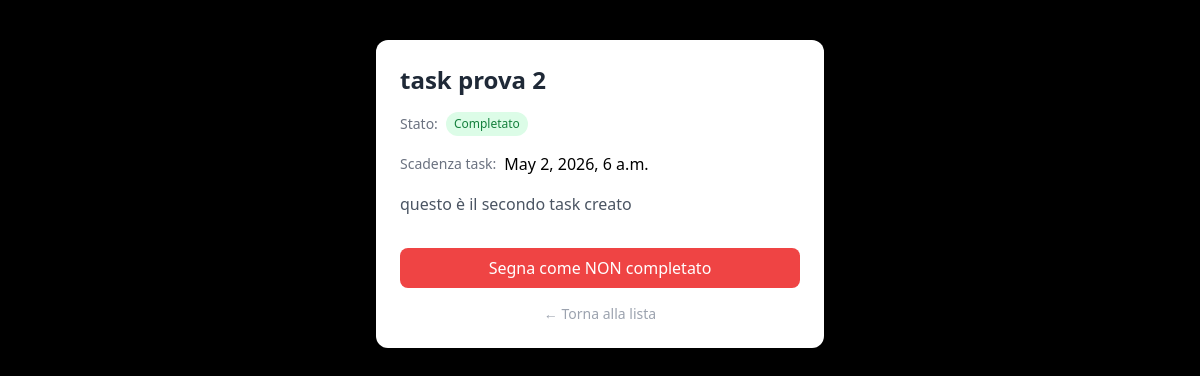
The app's page /task/2 with its own data.
### tasks/models.py (models this page shows, shortened)
class Task(models.Model):
    author = models.ForeignKey(settings.AUTH_USER_MODEL, on_delete=models.CASCADE)
    title = models.CharField(max_length=200)
    description = models.TextField()
    completed = models.BooleanField(default=False)
    expiration_date = models.DateTimeField(blank=True, null=True)
    created_date = models.DateTimeField(default=timezone.now)
    published_date = models.DateTimeField(blank=True, null=True)

### tasks/views.py (the view)
# urls.py: path('task/<int:id>', task_detail, name= "task"),
def task_detail(request, id):
    task = Task.objects.get(pk= id)
    return render(request, "task.html", {"task": task})

### tasks/templates/task.html (shortened to what this page needs)
{% extends "base.html" %}
{% block content %}
    <div class="space-y-4">
        <h1 class="text-2xl font-semibold text-gray-800">{{ task.title }}</h1>
        <div class="flex items-center gap-2">
            <span class="text-sm font-medium text-gray-500">Stato:</span>
            {% if task.completed %}
                <span class="px-2 py-1 text-xs rounded-full bg-green-100 text-green-700">Completato</span>
            {% else %}
                <span class="px-2 py-1 text-xs rounded-full bg-yellow-100 text-yellow-700">In corso</span>
            {% endif %}
        </div>
         <div class="flex items-center gap-2">
            <span class="text-sm font-medium text-gray-500">Scadenza task:</span>
            {% if task.expiration_date%}
                <span>{{ task.expiration_date }}</span>
            {% else %}
                <span>Questo task non ha scandenza</span>
            {% endif %}
         </div>
        <p class="text-gray-600">{{ task.description }}</p>
        <form method="POST" action="{% url 'toggle_task' task.id %}">
            <button class="w-full mt-4 py-2 rounded-lg font-medium transition {% if task.completed %} bg-red-500 hover:bg-red-600 text-white {% else %} bg-blue-500 hover:bg-blue-600 text-white {% endif %} ">
                {% if task.completed %}
                    Segna come NON completato
                {% else %}
                    Segna come completato
                {% endif %}
            </button>
            <a href="/"
               class="block text-center text-sm text-gray-400 hover:text-gray-600 mt-4">← Torna alla lista</a>
        </form>
    {% endblock %}

### records on screen
Task: title "task prova 2", expiration_date "May 2, 2026, 6 a.m.", description "questo è il secondo task creato"
